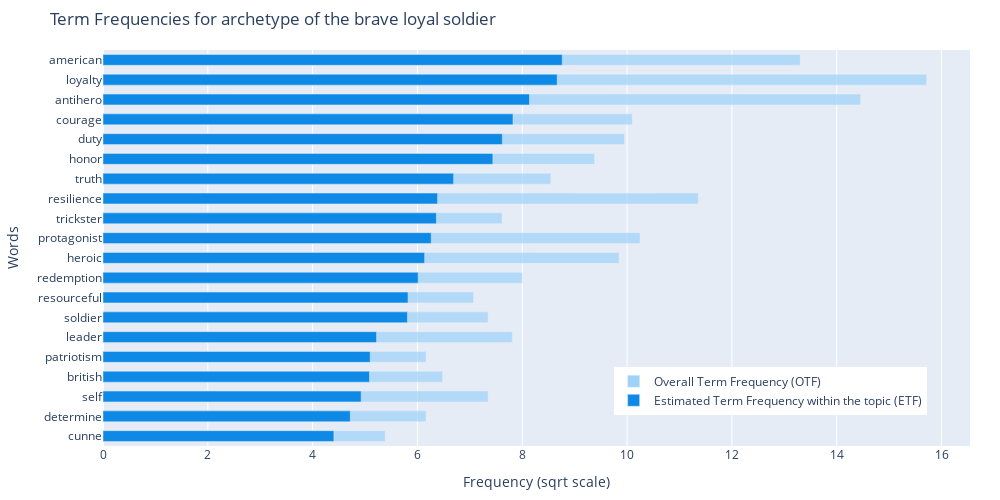
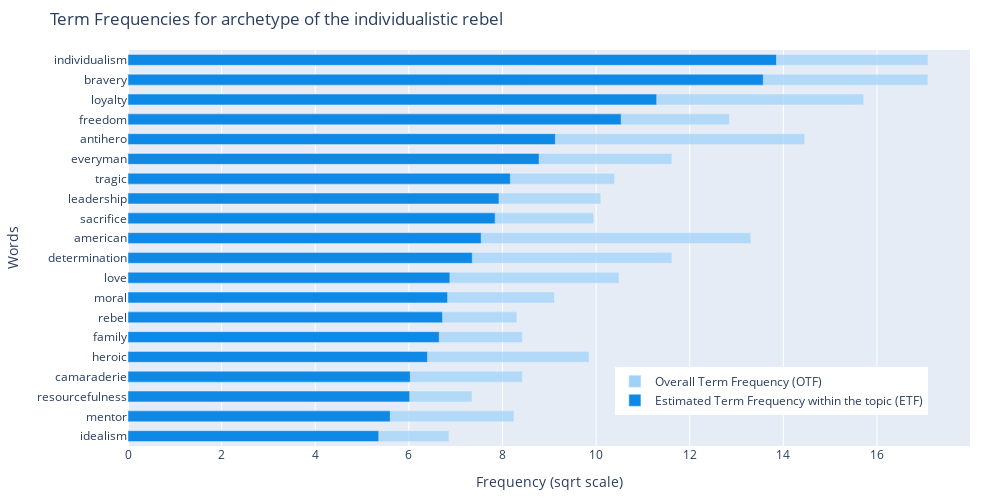
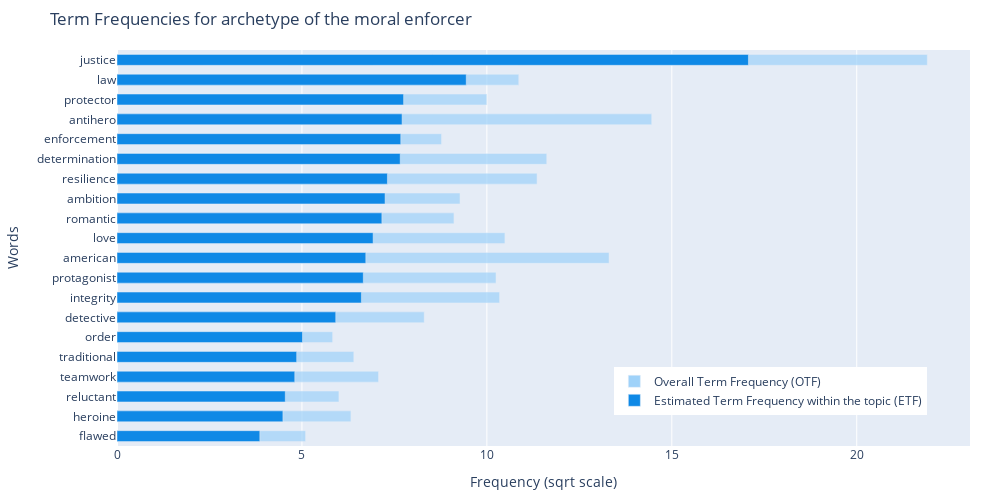

Here is the notebook cell these charts were saved with, in order:
### Code cell
lda_model, corpus, dictionary = western_char_topic
overall_term_freq = compute_overall_term_freq(corpus, dictionary)
est_term_freq_by_topic = compute_estimated_term_freq(lda_model, corpus, dictionary, 20)
plotly_term_frequencies(est_term_freq_by_topic, overall_term_freq, ['#0F89E6', '#9FD2F9'], WEST_ARCHETYPES_MAP)

### Figure 1 — Plotly figure (JSON) as saved in the notebook; plotly's stock layout.template omitted (floating-point values rounded to 4 significant figures)
{"data": [{"hovertemplate": "Word: <b>%{y}</b><br>sqrt(OTF) = <b>%{x}</b><extra></extra>", "marker": {"color": "#9FD2F9", "opacity": 0.7}, "name": "Overall Term Frequency (OTF)", "orientation": "h", "type": "bar", "width": 0.55, "x": [5.385, 6.164, 7.348, 6.481, 6.164, 7.81, 7.348, 7.071, 8, 9.849, 10.25, 7.616, 11.36, 8.544, 9.381, 9.95, 10.1, 14.46, 15.72, 13.3], "y": ["cunne", "determine", "self", "british", "patriotism", "leader", "soldier", "resourceful", "redemption", "heroic", "protagonist", "trickster", "resilience", "truth", "honor", "duty", "courage", "antihero", "loyalty", "american"]}, {"hovertemplate": "Word: <b>%{y}</b><br>sqrt(ETF) = <b>%{x}</b><extra></extra>", "marker": {"color": "#0F89E6"}, "name": "Estimated Term Frequency within the topic (ETF)", "orientation": "h", "type": "bar", "width": 0.55, "x": [4.406, 4.719, 4.926, 5.085, 5.099, 5.221, 5.81, 5.821, 6.014, 6.138, 6.263, 6.362, 6.385, 6.691, 7.439, 7.621, 7.824, 8.138, 8.667, 8.764], "y": ["cunne", "determine", "self", "british", "patriotism", "leader", "soldier", "resourceful", "redemption", "heroic", "protagonist", "trickster", "resilience", "truth", "honor", "duty", "courage", "antihero", "loyalty", "american"]}], "layout": {"barmode": "overlay", "height": 500, "legend": {"x": 0.95, "xanchor": "right", "y": 0.2, "yanchor": "top"}, "margin": {"b": 50, "l": 30, "r": 30, "t": 50}, "title": {"text": "Term Frequencies for archetype of the brave loyal soldier"}, "width": 1000, "xaxis": {"title": {"text": "Frequency (sqrt scale)"}}, "yaxis": {"title": {"text": "Words"}}}}

### Figure 2 — Plotly figure (JSON) as saved in the notebook; plotly's stock layout.template omitted (floating-point values rounded to 4 significant figures)
{"data": [{"hovertemplate": "Word: <b>%{y}</b><br>sqrt(OTF) = <b>%{x}</b><extra></extra>", "marker": {"color": "#9FD2F9", "opacity": 0.7}, "name": "Overall Term Frequency (OTF)", "orientation": "h", "type": "bar", "width": 0.55, "x": [6.856, 8.246, 7.348, 8.426, 9.849, 8.426, 8.307, 9.11, 10.49, 11.62, 13.3, 9.95, 10.1, 10.39, 11.62, 14.46, 12.85, 15.72, 17.09, 17.09], "y": ["idealism", "mentor", "resourcefulness", "camaraderie", "heroic", "family", "rebel", "moral", "love", "determination", "american", "sacrifice", "leadership", "tragic", "everyman", "antihero", "freedom", "loyalty", "bravery", "individualism"]}, {"hovertemplate": "Word: <b>%{y}</b><br>sqrt(ETF) = <b>%{x}</b><extra></extra>", "marker": {"color": "#0F89E6"}, "name": "Estimated Term Frequency within the topic (ETF)", "orientation": "h", "type": "bar", "width": 0.55, "x": [5.357, 5.602, 6.019, 6.03, 6.399, 6.649, 6.72, 6.828, 6.877, 7.355, 7.546, 7.845, 7.925, 8.168, 8.782, 9.13, 10.54, 11.3, 13.57, 13.85], "y": ["idealism", "mentor", "resourcefulness", "camaraderie", "heroic", "family", "rebel", "moral", "love", "determination", "american", "sacrifice", "leadership", "tragic", "everyman", "antihero", "freedom", "loyalty", "bravery", "individualism"]}], "layout": {"barmode": "overlay", "height": 500, "legend": {"x": 0.95, "xanchor": "right", "y": 0.2, "yanchor": "top"}, "margin": {"b": 50, "l": 30, "r": 30, "t": 50}, "title": {"text": "Term Frequencies for archetype of the individualistic rebel"}, "width": 1000, "xaxis": {"title": {"text": "Frequency (sqrt scale)"}}, "yaxis": {"title": {"text": "Words"}}}}

### Figure 3 — Plotly figure (JSON) as saved in the notebook; plotly's stock layout.template omitted (floating-point values rounded to 4 significant figures)
{"data": [{"hovertemplate": "Word: <b>%{y}</b><br>sqrt(OTF) = <b>%{x}</b><extra></extra>", "marker": {"color": "#9FD2F9", "opacity": 0.7}, "name": "Overall Term Frequency (OTF)", "orientation": "h", "type": "bar", "width": 0.55, "x": [5.099, 6.325, 6, 7.071, 6.403, 5.831, 8.307, 10.34, 10.25, 13.3, 10.49, 9.11, 9.274, 11.36, 11.62, 8.775, 14.46, 10, 10.86, 21.91], "y": ["flawed", "heroine", "reluctant", "teamwork", "traditional", "order", "detective", "integrity", "protagonist", "american", "love", "romantic", "ambition", "resilience", "determination", "enforcement", "antihero", "protector", "law", "justice"]}, {"hovertemplate": "Word: <b>%{y}</b><br>sqrt(ETF) = <b>%{x}</b><extra></extra>", "marker": {"color": "#0F89E6"}, "name": "Estimated Term Frequency within the topic (ETF)", "orientation": "h", "type": "bar", "width": 0.55, "x": [3.861, 4.485, 4.55, 4.806, 4.858, 5.016, 5.914, 6.608, 6.66, 6.727, 6.925, 7.161, 7.248, 7.311, 7.657, 7.672, 7.708, 7.749, 9.443, 17.07], "y": ["flawed", "heroine", "reluctant", "teamwork", "traditional", "order", "detective", "integrity", "protagonist", "american", "love", "romantic", "ambition", "resilience", "determination", "enforcement", "antihero", "protector", "law", "justice"]}], "layout": {"barmode": "overlay", "height": 500, "legend": {"x": 0.95, "xanchor": "right", "y": 0.2, "yanchor": "top"}, "margin": {"b": 50, "l": 30, "r": 30, "t": 50}, "title": {"text": "Term Frequencies for archetype of the moral enforcer"}, "width": 1000, "xaxis": {"title": {"text": "Frequency (sqrt scale)"}}, "yaxis": {"title": {"text": "Words"}}}}
